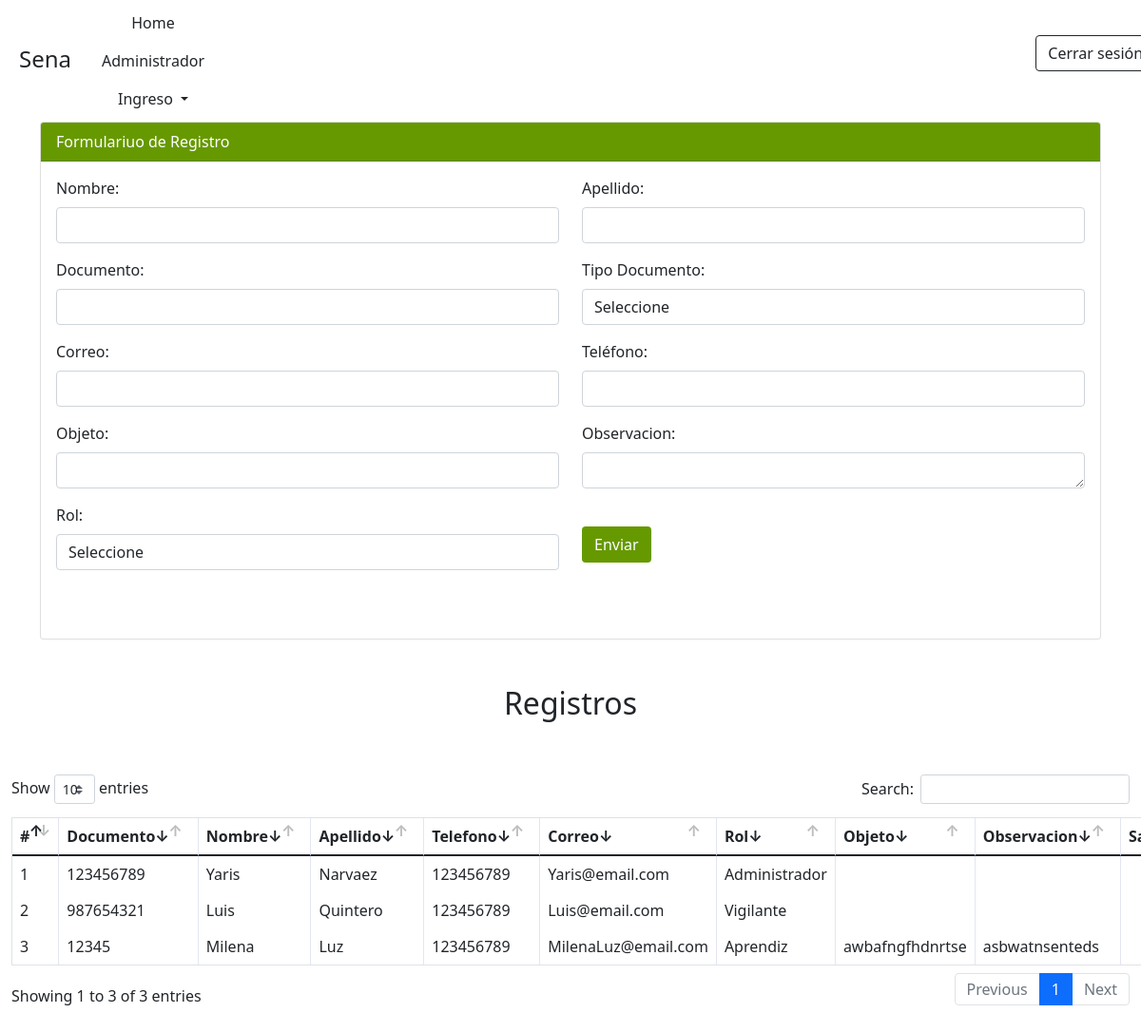
Page /admin/usuarios.php (signed in) on the committed database.
### tables this page shows
CREATE TABLE `personas` (
  `id_persona` int(11) NOT NULL,
  `tipo_documento` int(11) NOT NULL,
  `documento` varchar(50) NOT NULL,
  `nombre` varchar(50) NOT NULL,
  `apellido` varchar(50) NOT NULL,
  `pass` varchar(100) NOT NULL,
  `telefono` varchar(50) NOT NULL,
  `correo` varchar(100) NOT NULL,
  `rol` int(11) NOT NULL
);

CREATE TABLE `detalles` (
  `id_detalles` int(11) NOT NULL,
  `id_persona` int(11) NOT NULL,
  `objeto` varchar(100) NOT NULL,
  `observacion` varchar(100) NOT NULL,
  `entrada` timestamp NULL DEFAULT NULL,
  `salida` timestamp NULL DEFAULT NULL
);

### admin/usuarios.php (the view, shortened to what this page needs)
<?php
    include ('../includes/conexion.php');
    include ('comunes/navbar.php');
?>
<!DOCTYPE html>
<html lang="es">
<head>
    <link rel="stylesheet" href="../css/bootstrap.min.css">
    <link href="../css/sb-admin-2.min.css" rel="stylesheet">
    <link href="../vendor/datatables/dataTables.bootstrap4.min.css" rel="stylesheet">
    <link rel="stylesheet" href="https://cdn.jsdelivr.net/npm/bootstrap-icons@1.5.0/font/bootstrap-icons.css">
</head>
<body>
    <div class="container">
        <h1 class="text-center">Registro Usuarios</h1>
        <div class="card">
            <div style="background: #669900;" class="card-header text-white">
                Formulariuo de Registro
            </div>
            <div class="card-body">
                <form action="../crud/registrar.php" method="post">
                    <div class="row">
                        <div class="col-lg-6">
                            <div class="form-group">
                                <label for="">Nombre:</label>
                                <input class="form-control" type="text" name="nombre" id="nombre" required>
                            </div>
                        </div>
                        <div class="col-lg-6">
                            <div class="form-group">
                                <label for="">Apellido:</label>
                                <input class="form-control" type="text" name="apellido" id="apellido" required>
                            </div>
                        </div>
                    </div>
                    <div class="row">
                        <div class="col-lg-6">
                            <div class="form-group">
                                <label for="">Documento:</label>
                                <input class="form-control" type="number" name="documento" id="documento" required>
                            </div>
                        </div>
                        <div class="col-lg-6">
                            <div class="form-group">
                                <label for="">Tipo Documento:</label>
                                <select class="form-control" name="tipo_documento" id="tipo_documento" required>
                                    <option value="">Seleccione</option>
                                </select>
                            </div>
                        </div>
                    </div>
                    <div class="row">
                        <div class="col-lg-6">
                            <div class="form-group">
                                <label for="">Correo:</label>
                                <input class="form-control" type="email" name="correo" id="correo" required>
                            </div>
                        </div>
                        <div class="col-lg-6">
                            <div class="form-group">
                                <label for="">Teléfono:</label>
                                <input class="form-control" type="number" name="telefono" id="telefono" required>
                            </div>
                        </div>
                    </div>
                    <div class="row">
                        <div class="col-lg-6">
                            <div class="form-group">
                                <label for="">Objeto:</label>
                                <input class="form-control" type="text" name="objeto" id="objeto">
                            </div>
                        </div>
                        <div class="col-lg-6">
                            <div class="form-group">
                                <label for="">Observacion:</label>
                                <textarea class="form-control" name="observacion" id="observacion" cols="10" rows="1"></textarea>
                            </div>
                        </div>
                    </div>
                    <div class="row">
                        <div class="col-lg-6">
                            <div class="form-group">
                                <label for="">Rol:</label>
                                <select class="form-control" name="rol" id="rol" required>
                                    <option value="">Seleccione</option>
                                </select>
                            </div>
                        </div>
                        <div class="col-lg-6">
                            <div class="form-group">
                                <br>
                                <button style="background: #669900;" class="btn text-white" data-bs-toggle="tooltip" data-bs-placement="top" title="Digite Usuario" type="submit">Enviar</button>
                            </div>
                        </div>
                    </div>
                    <br>
                </form>
            </div>
        </div>
    </div>
        <br><br>
        <div class="container-fluid">
            <h2 class="text-center">Registros</h2>
            <br><br>
            <?php $consulta = "SELECT * FROM personas
                LEFT JOIN detalles ON personas.id_persona = detalles.id_persona;";
                include ('../comunes/usuarios.php');
            ?>
        </div>
</body>
</html>

### comunes/usuarios.php (shortened to what this page needs)
<link rel="stylesheet" type="text/css" href="css/bootstrap.min.css">
<?php
    $query = mysqli_query($conexion, $consulta);
    $personas = mysqli_num_rows($query);
    if ($personas>0) {?>
        <div class="row">
            <div class="table-responsive">
            <table border="1" id="dataTable" class="table table-bordered dataTable" width="100%" cellspacing="0">
                    <thead class="text-dark">
                    <tr role="row">
                        <th>#</th>
                        <th>Documento</th>
                        <th>Nombre</th>
                        <th>Apellido</th>
                        <th>Telefono</th>
                        <th>Correo</th>
                        <th>Rol</th>
                        <th>Objeto</th>
                        <th>Observacion</th>
                        <th>Salida</th>
                    </tr>
                    </thead>
                    <tbody>
                    <?php
                    $cont = 0; while ($registros = mysqli_fetch_array($query)){ $cont++; ?>
                    <tr>
                        <td><?php echo $cont; ?></td>
                        <td><?php echo $registros['documento'];?></td>
                        <td><?php echo utf8_encode($registros['nombre']);?></td>
                        <td><?php echo utf8_encode($registros['apellido']);?></td>
                        <td><?php echo $registros['telefono'];?></td>
                        <td><?php echo utf8_encode($registros['correo']);?></td>
                        <td><?php
                        if ($registros['rol'] == 1){
                            $rol = "Aprendiz";
                        }
                        else if ($registros['rol'] == 2){
                            $rol = "Instructor";
                        }
                        else if ($registros['rol'] == 17){
                            $rol = "Administrador";
                        }
                        else if ($registros['rol'] == 18){
                            $rol = "Vigilante";
                        }
                        else{
                            $rol = "Desconocido";
                        }
                        echo utf8_encode($rol);?></td>
                        <td><?php echo utf8_encode($registros['objeto']);?></td>
                        <td><?php echo utf8_encode($registros['observacion']);?></td>
                        <td><a href="" class="bi-check-lg pl-5"></a></td>
                    </tr>
                    <?php } ?>
                    </tbody>
                </table>
            </div>
        </div>
        <br><br>
    <?php }else{
        echo "<h3 class='text-center'>No Se Encuentran Registros</h3>";
    }
?>

### rows in the picture
personas: documento "123456789", nombre "Yaris", apellido "Narvaez", telefono "123456789", correo "Yaris@email.com", rol "Administrador"
personas: documento "987654321", nombre "Luis", apellido "Quintero", telefono "123456789", correo "Luis@email.com", rol "Vigilante"
detalles: id_persona.documento "12345", id_persona.nombre "Milena", id_persona.apellido "Luz", id_persona.telefono "123456789", id_persona.correo "MilenaLuz@email.com", id_persona.rol "Aprendiz", objeto "awbafngfhdnrtse", observacion "asbwatnsenteds"
